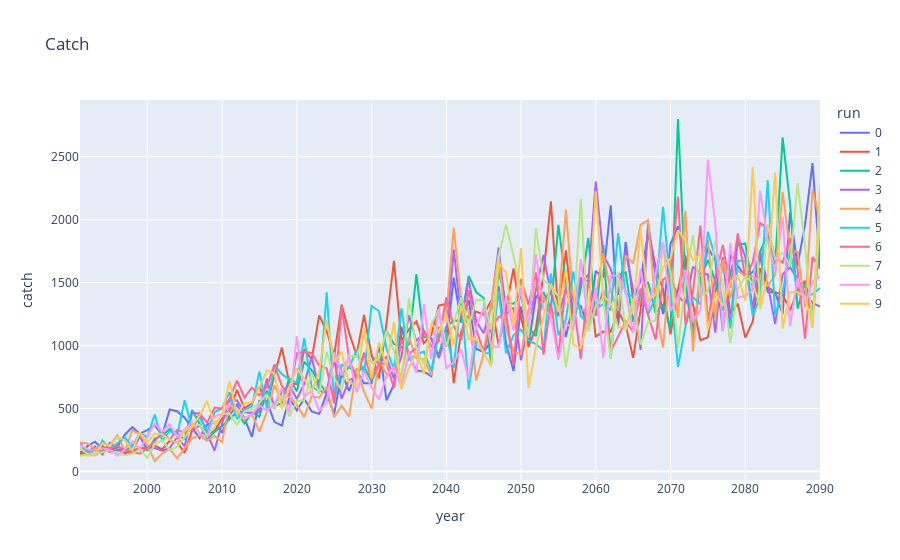

This figure's notebook cell:
### Code cell
def BMSY(params):
    K, *_ = params
    return K/2

def run_loop(steps, interim_years, starting_params, df, real_params):
    pdf = df.copy()
    params = starting_params
    for _ in range(steps):
        params = fit_schaefer(params, pdf['catch'], pdf['effort'])
        clear_output()
        effort = EMSY(params)
        K, r, p, q, scale = params
        B = schaefer_biomass(K, r, p, pdf['catch'])[-1]
        if B < BMSY(params):
            effort = effort * B/BMSY(params)
        pdf = pd.concat([pdf, project_forward(real_params, pdf, effort, interim_years)]).reset_index(drop=True)
    return pdf
total_years = 100
interim_years = 5
steps = int(total_years/interim_years)
params = REAL_PARAMS
pdfs = []
runs = 10
for i in range(runs):
    pdf = run_loop(steps, interim_years, params, df, params)
    pdf['run'] = i
    pdfs.append(pdf)
pdf = pd.concat(pdfs).reset_index(drop=True)
px.line(pdf[pdf['year'] > 1990], x='year', y='catch', color='run', title='Catch')
